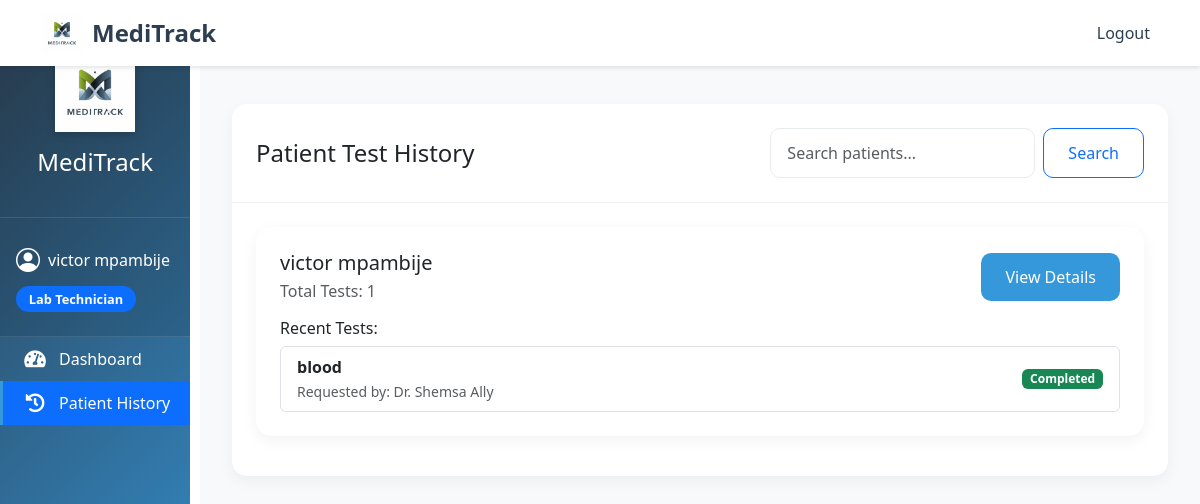
/lab-technician/patient-history/ (signed in), run on the app's committed database.
### hospital/models.py (models this page shows, shortened)
class User(AbstractUser):
    ROLE_CHOICES = (
        ('DOCTOR', 'Doctor'),
        ('RECEPTIONIST', 'Receptionist'),
        ('PHARMACIST', 'Pharmacist'),
        ('LAB_TECHNICIAN', 'Lab Technician'),
    )
    role = models.CharField(max_length=20, choices=ROLE_CHOICES, null=True, blank=True)
    phone = models.CharField(max_length=15, null=True, blank=True)
    email = models.EmailField(unique=True)

class Patient(models.Model):
    user = models.OneToOneField(User, on_delete=models.CASCADE)
    address = models.TextField()
    date_of_birth = models.DateField()
    gender = models.CharField(max_length=10, choices=[('MALE', 'Male'), ('FEMALE', 'Female')], null=True)
    emergency_contact = models.CharField(max_length=20)
    status = models.CharField(
        max_length=20,
        choices=[
            ('WAITING', 'Waiting'),
            ('IN_LAB', 'In Lab'),
            ('IN_PHARMACY', 'In Pharmacy'),
            ('COMPLETED', 'Completed')
        ],
        default='WAITING'
    )
    created_at = models.DateTimeField(auto_now_add=True)
    updated_at = models.DateTimeField(auto_now=True)
    class Meta:
        ordering = ['-created_at']

class LabTest(models.Model):
    STATUS_CHOICES = (
        ('PENDING', 'Pending'),
        ('IN_PROGRESS', 'In Progress'),
        ('COMPLETED', 'Completed'),
    )
    appointment = models.ForeignKey(Appointment, on_delete=models.CASCADE)
    requested_by = models.ForeignKey(Doctor, on_delete=models.CASCADE)
    assigned_to = models.ForeignKey(LabTechnician, on_delete=models.CASCADE, null=True, blank=True)
    test_name = models.CharField(max_length=100)
    instructions = models.TextField()
    required_measurements = models.TextField(blank=True)  # Store as comma-separated values
    status = models.CharField(max_length=20, choices=STATUS_CHOICES, default='PENDING')
    results = models.TextField(blank=True)
    created_at = models.DateTimeField(auto_now_add=True)
    updated_at = models.DateTimeField(auto_now=True)

class Doctor(models.Model):
    user = models.OneToOneField(User, on_delete=models.CASCADE)
    specialization = models.CharField(max_length=100)
    license_number = models.CharField(max_length=50)
    department = models.CharField(max_length=100, blank=True)

### hospital/views.py (the view)
# urls.py: path('lab-technician/patient-history/', views.lab_technician_patient_history, name='lab_technician_patient_history'),
@login_required
def lab_technician_patient_history(request):
    if request.user.role != 'LAB_TECHNICIAN':
        raise PermissionDenied("You don't have permission to access this page.")
    search_query = request.GET.get('search', '')
    lab_tests = LabTest.objects.filter(
        status='COMPLETED'
    ).select_related(
        'appointment__patient__user',
        'requested_by__user'
    ).order_by('-created_at')
    if search_query:
        lab_tests = lab_tests.filter(
            Q(appointment__patient__user__first_name__icontains=search_query) |
            Q(appointment__patient__user__last_name__icontains=search_query) |
            Q(test_name__icontains=search_query)
        )
    tests_by_patient = {}
    for test in lab_tests:
        patient_id = test.appointment.patient.id
        if patient_id not in tests_by_patient:
            tests_by_patient[patient_id] = {
                'patient': test.appointment.patient,
                'tests': []
            }
        tests_by_patient[patient_id]['tests'].append(test)
    return render(request, 'lab_technician/patient_history.html', {
        'tests_by_patient': tests_by_patient,
        'search_query': search_query
    })

### hospital/templates/lab_technician/patient_history.html (shortened to what this page needs)
{% extends 'base.html' %}
{% block content %}
<div class="container mt-4">
    <div class="row">
        <div class="col-12">
            <div class="card">
                <div class="card-header d-flex justify-content-between align-items-center">
                    <h4 class="mb-0">Patient Test History</h4>
                    <form class="d-flex" method="get">
                        <input class="form-control me-2" type="search" name="search" placeholder="Search patients..." value="{{ search_query }}">
                        <button class="btn btn-outline-primary" type="submit">Search</button>
                    </form>
                </div>
                <div class="card-body">
                    {% if tests_by_patient %}
                        {% for patient_id, data in tests_by_patient.items %}
                            <div class="card mb-3">
                                <div class="card-body">
                                    <div class="d-flex justify-content-between align-items-center">
                                        <div>
                                            <h5 class="card-title mb-1">{{ data.patient.user.get_full_name }}</h5>
                                            <p class="text-muted mb-0">Total Tests: {{ data.tests|length }}</p>
                                        </div>
                                        <a href="{% url 'lab_technician_patient_detail' data.patient.id %}" class="btn btn-primary">
                                            View Details
                                        </a>
                                    </div>
                                    <div class="mt-3">
                                        <h6>Recent Tests:</h6>
                                        <ul class="list-group">
                                            {% for test in data.tests|slice:":3" %}
                                                <li class="list-group-item">
                                                    <div class="d-flex justify-content-between align-items-center">
                                                        <div>
                                                            <strong>{{ test.test_name }}</strong>
                                                            <br>
                                                            <small class="text-muted">
                                                                Requested by: Dr. {{ test.requested_by.user.get_full_name }}
                                                            </small>
                                                        </div>
                                                        <span class="badge bg-success">Completed</span>
                                                    </div>
                                                </li>
                                            {% endfor %}
                                        </ul>
                                    </div>
                                </div>
                            </div>
                        {% endfor %}
                    {% else %}
                        <div class="alert alert-info">
                            No completed tests found.
                        </div>
                    {% endif %}
                </div>
            </div>
        </div>
    </div>
</div>
{% endblock %}

### hospital/templates/base.html (shortened to what this page needs)
{% load static %}
<!DOCTYPE html>
<html lang="en">
<head>
    <link href="https://cdn.jsdelivr.net/npm/bootstrap@5.3.0/dist/css/bootstrap.min.css" rel="stylesheet">
    <link href="https://cdn.jsdelivr.net/npm/bootstrap-icons@1.7.2/font/bootstrap-icons.css" rel="stylesheet">
    <link href="https://cdnjs.cloudflare.com/ajax/libs/font-awesome/5.15.4/css/all.min.css" rel="stylesheet">
    <link href="{% static 'css/custom.css' %}" rel="stylesheet">
</head>
<body>
    <nav class="navbar navbar-expand-lg fixed-top">
        <div class="container">
            <a class="navbar-brand" href="{% url 'home' %}">
                <img src="{% static 'images/logo.png' %}" alt="MediTrack Logo" class="navbar-logo">
                MediTrack
            </a>
            <div class="collapse navbar-collapse" id="navbarNav">
                <ul class="navbar-nav ms-auto">
                    {% if user.is_authenticated %}
                        <li class="nav-item">
                            <a class="nav-link" href="{% url 'logout' %}">Logout</a>
                        </li>
                    {% endif %}
                </ul>
            </div>
        </div>
    </nav>
    {% if user.is_authenticated %}
    <div class="container-fluid">
        <div class="row">
            <div class="col-md-3 col-lg-2 sidebar">
                <div class="sidebar-header">
                    <img src="{% static 'images/logo.png' %}" alt="MediTrack Logo" class="sidebar-logo">
                    <h4 class="text-white">MediTrack</h4>
                </div>
                <div class="sidebar-user">
                    <a href="{% url 'profile' %}" class="text-decoration-none">
                        <div class="user-info">
                            {% if user.staff_profile.profile_picture %}
                                <img src="{{ user.staff_profile.profile_picture.url }}" alt="Profile Picture"
                                     class="rounded-circle" style="width: 50px; height: 50px; object-fit: cover;">
                            {% else %}
                                <i class="bi bi-person-circle"></i>
                            {% endif %}
                            <span>{{ user.get_full_name|default:user.username }}</span>
                        </div>
                    </a>
                    <div class="user-role">
                        <span class="badge bg-primary">{{ user.get_role_display }}</span>
                    </div>
                </div>
                <ul class="nav flex-column">
                    {% if user.role == 'RECEPTIONIST' %}
                        <li class="nav-item">
                            <a class="nav-link {% if request.resolver_match.url_name == 'receptionist_dashboard' %}active{% endif %}"
                               href="{% url 'receptionist_dashboard' %}">
                                <i class="bi bi-speedometer2"></i> Dashboard
                            </a>
                        </li>
                        <li class="nav-item">
                            <a class="nav-link {% if request.resolver_match.url_name == 'patient_list' %}active{% endif %}"
                               href="{% url 'patient_list' %}">
                                <i class="bi bi-people"></i> All Patients
                            </a>
                        </li>
                        <li class="nav-item">
                            <a class="nav-link {% if request.resolver_match.url_name == 'add_patient' %}active{% endif %}"
                               href="{% url 'add_patient' %}">
                                <i class="bi bi-person-plus"></i> Add Patient
                            </a>
                        </li>
                        <li class="nav-item">
                            <a class="nav-link {% if request.resolver_match.url_name == 'appointment_list' %}active{% endif %}"
                               href="{% url 'appointment_list' %}">
                                <i class="bi bi-calendar"></i> Appointments
                            </a>
                        </li>
                        <li class="nav-item">
                            <a class="nav-link {% if request.resolver_match.url_name == 'add_appointment' %}active{% endif %}"
                               href="{% url 'add_appointment' %}">
                                <i class="bi bi-calendar-plus"></i> New Appointment
                            </a>
                        </li>
                    {% elif user.role == 'LAB_TECHNICIAN' %}
                        <li class="nav-item">
                            <a class="nav-link {% if request.resolver_match.url_name == 'lab_technician_dashboard' %}active{% endif %}" href="{% url 'lab_technician_dashboard' %}">
                                <i class="fas fa-tachometer-alt"></i> Dashboard
                            </a>
                        </li>
                        <li class="nav-item">
                            <a class="nav-link {% if request.resolver_match.url_name == 'lab_technician_patient_history' %}active{% endif %}" href="{% url 'lab_technician_patient_history' %}">
                                <i class="fas fa-history"></i> Patient History
                            </a>
                        </li>
                    {% endif %}
                </ul>
            </div>
            <div class="col-md-9 col-lg-10 main-content">
                {% block content %}{% endblock %}
            </div>
        </div>
    </div>
    {% else %}
    <div class="content-wrapper">
        {% block auth_content %}{% endblock %}
    </div>
    {% endif %}
</body>
</html>

### static/css/custom.css (style rules this page uses)
.card { border: none; transition: all 0.3s ease; box-shadow: 0 2px 15px rgba(0, 0, 0, 0.05); }
.btn { border-radius: 8px; padding: 0.75rem 1.5rem; font-weight: 500; transition: all 0.3s ease; }
.btn-primary { background: linear-gradient(135deg, #0d6efd 0%, #0a58ca 100%); border: none; }
.navbar { background: rgba(255, 255, 255, 0.95); backdrop-filter: blur(10px); box-shadow: 0 2px 10px rgba(0, 0, 0, 0.1); padding: 0.5rem 0; }
.navbar-brand { font-size: 1.5rem; font-weight: 700; color: #2c3e50; display: flex; align-items: center; gap: 0.5rem; }
.navbar-logo { height: 40px; width: auto; }
.nav-link { color: #2c3e50; font-weight: 500; padding: 0.5rem 1rem; transition: all 0.3s ease; }
.form-control { border-radius: 8px; padding: 0.75rem 1rem; border: 1px solid #dee2e6; }
.sidebar { min-height: 100vh; background: linear-gradient(135deg, #2c3e50 0%, #3498db 100%); padding: 0; position: fixed; width: inherit; max-width: inherit; }
.sidebar-header { padding: 2rem 1rem; text-align: center; background: rgba(0, 0, 0, 0.1); border-bottom: 1px solid rgba(255, 255, 255, 0.1); }
.sidebar-logo { width: 80px; height: auto; margin-bottom: 1rem; filter: drop-shadow(0 2px 4px rgba(0, 0, 0, 0.2)); }
.sidebar-user { padding: 1.5rem 1rem; background: rgba(0, 0, 0, 0.1); border-bottom: 1px solid rgba(255, 255, 255, 0.1); }
.user-info { display: flex; align-items: center; gap: 0.5rem; color: white; margin-bottom: 0.5rem; }
.user-info i { font-size: 1.5rem; }
.user-role .badge { font-size: 0.8rem; padding: 0.4rem 0.8rem; border-radius: 20px; }
.sidebar .nav-link { color: rgba(255, 255, 255, 0.8); padding: 1rem 1.5rem; display: flex; align-items: center; gap: 0.75rem; transition: all 0.3s ease; border-left: 3px solid transparent; }
.sidebar .nav-link i { font-size: 1.2rem; width: 24px; text-align: center; }
.sidebar .nav-link.active { color: white; background: rgba(255, 255, 255, 0.1); border-left-color: #3498db; }
.main-content { padding: 2rem; margin-left: 16.666667%; background: #f8f9fa; min-height: 100vh; }
@media (min-width: 992px) { .main-content { margin-left: 16.666667%; } }
.card { border: none; border-radius: 15px; box-shadow: 0 5px 15px rgba(0, 0, 0, 0.05); transition: all 0.3s ease; }
.card-header { background: white; border-bottom: 1px solid rgba(0, 0, 0, 0.05); padding: 1.5rem; border-radius: 15px 15px 0 0 !important; }
.card-body { padding: 1.5rem; }
.form-control { border-radius: 10px; padding: 0.75rem 1rem; border: 1px solid #e9ecef; transition: all 0.3s ease; }
.btn { padding: 0.75rem 1.5rem; border-radius: 10px; font-weight: 500; transition: all 0.3s ease; }
.btn-primary { background: #3498db; border: none; }

### hospital/templates/base.html (style rules this page uses)
.sidebar { min-height: 100vh; background-color: #343a40; padding-top: 20px; }
.sidebar .nav-link { color: #fff; padding: 10px 20px; }
.sidebar .nav-link.active { background-color: #0d6efd; }
.main-content { padding: 20px; padding-top: 80px; }
body { min-height: 100vh; display: flex; flex-direction: column; }
.navbar { background-color: #fff; box-shadow: 0 2px 4px rgba(0,0,0,0.1); }
.navbar-brand { display: flex; align-items: center; gap: 10px; }
.navbar-logo { height: 40px; width: auto; }

### data on the page
User: get_full_name "victor mpambije", role "Lab Technician"
Patient: patient.user.get_full_name "victor mpambije", tests|length "1"
LabTest: test_name "blood", requested_by.user.get_full_name "Shemsa Ally"
